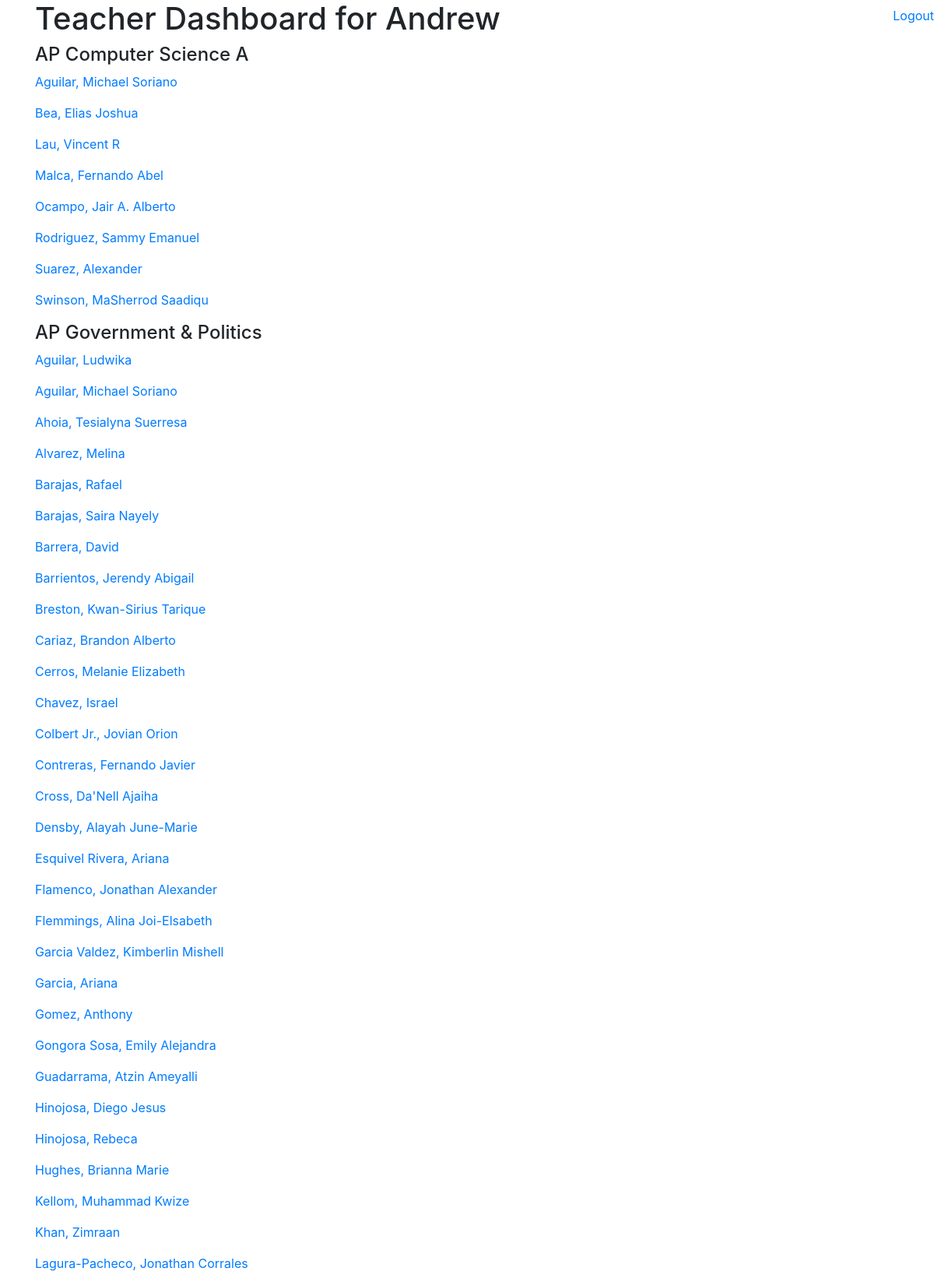
The app's page /teacher/dashboard/ (signed in, upper part) with its own data.
### main/models.py (models this page shows, shortened)
class CustomUser(AbstractUser):
    username = None
    email = models.EmailField(_('email address'), unique=True)
    is_teacher = models.BooleanField(default=False)
    is_student = models.BooleanField(default=False)
    is_parent = models.BooleanField(default=False)
    USERNAME_FIELD = 'email'
    REQUIRED_FIELDS = []
    class Meta:
        ordering = ['last_name']
    objects = CustomUserManager()
    def __str__(self):
        return self.email

class Course(models.Model):
    title = models.CharField(max_length=75)
    section = models.CharField(max_length=20, null=True)
    teacher = models.ForeignKey(settings.AUTH_USER_MODEL, related_name='course_teacher', on_delete=models.CASCADE, null=True)
    secondary_instructor = models.ForeignKey(settings.AUTH_USER_MODEL, related_name='secondary_teacher', on_delete=models.CASCADE, blank=True, null=True)
    term = models.CharField(max_length=10, null=True, blank=True)
    credit_hours = models.FloatField(null=True)
    description = models.TextField(max_length=None, null=True, blank=True)
    start_date = models.DateField( auto_now_add=True, null=True)
    end_date = models.DateField( auto_now_add=True, null=True)
    class Meta:
        ordering = ['title']

### student/models.py (models this page shows, shortened)
class Student(models.Model):
    RACE_CHOICES = [
        ('american_indian_or_alaska_native', 'American Indian or Alaska Native'),
        ('asian', 'Asian'),
        ('black', 'Black'),
        ('latinx', 'Latinx'),
        ('native_hawaiian_or_pacific_islander', 'Native Hawaiin or Pacific Islander'),
        ('white', 'White'),
        ('other', 'Other')
    ]
    ELL_CHOICES = [
        ('EO', 'EO'),
        ('EL', 'EL'),
        ('RFEP', 'RFEP'),
        ('IFEP', 'IFEP'),
        ('N/A', 'N/A')
    ]
    user = models.OneToOneField(settings.AUTH_USER_MODEL, related_name='student', on_delete=models.CASCADE, null=True)
    grade_level = models.IntegerField(max_length=None, null=True)
    profile_img = models.ImageField(default='default.jpg', upload_to='profile_imgs')
    calstudentID = models.IntegerField(max_length=None, null=True)
    is_iep = models.BooleanField(default=False, null=True) # The IEP, Individualized Education Program,
    ell_status = models.CharField(max_length=50, null=True, choices=ELL_CHOICES) #ELL, English Language Learner
    on_reduced_lunch = models.BooleanField(default=False, null=True) #Some students who qualify for reduced lunch
    race = models.CharField(max_length=50, null=True, choices=RACE_CHOICES)
    courses = models.ManyToManyField(Course)
    def __str__(self):
        return f'{self.user} Profile'

### teacher/views.py (the view)
# urls.py: path('dashboard/', StudentListView.as_view(), name='teacher-dashboard'),
class StudentListView(ListView):
    model = Student
    template_name = 'teacher/dashboard.html'
    context_object_name = 'roster'
    def get_queryset(self):
        roster = {}
        courses = Course.objects.filter(teacher=self.request.user).all()
        for course in courses:
            students = Student.objects.filter(courses__id=course.id).all()
            roster[str(course.title)] = students
        return roster
    def get_context_data(self, **kwargs):
        context = super().get_context_data(**kwargs)
        context['first_name'] = self.request.user.get_short_name()
        return context

### teacher/templates/teacher/dashboard.html
{% extends 'main/base.html' %}
{% block content %}
    <h1>Teacher Dashboard for {{ first_name }}</h1>
    {% for class, students in roster.items %}
        <h4>{{ class }}</h4>
        {% for student in students %}
            <a href="{% url 'student-detail' student.id %}"><p>{{ student.user.last_name }}, {{ student.user.first_name }}</p></a>
        {% endfor %}
    {% endfor %}
{% endblock %}

### records on screen
CustomUser: first_name "Andrew"
Course: roster "AP Computer Science A"
Student: user.last_name "Aguilar", user.first_name "Michael Soriano"
Student: user.last_name "Bea", user.first_name "Elias Joshua"
Student: user.last_name "Lau", user.first_name "Vincent R"
Student: user.last_name "Malca", user.first_name "Fernando Abel"
Student: user.last_name "Ocampo", user.first_name "Jair A. Alberto"
Student: user.last_name "Rodriguez", user.first_name "Sammy Emanuel"
Student: user.last_name "Suarez", user.first_name "Alexander"
Student: user.last_name "Swinson", user.first_name "MaSherrod Saadiqu"
Course: roster "AP Government & Politics"
Student: user.last_name "Aguilar", user.first_name "Ludwika"
Student: user.last_name "Ahoia", user.first_name "Tesialyna Suerresa"
Student: user.last_name "Alvarez", user.first_name "Melina"
Student: user.last_name "Barajas", user.first_name "Rafael"
Student: user.last_name "Barajas", user.first_name "Saira Nayely"
Student: user.last_name "Barrera", user.first_name "David"
Student: user.last_name "Barrientos", user.first_name "Jerendy Abigail"
Student: user.last_name "Breston", user.first_name "Kwan-Sirius Tarique"
Student: user.last_name "Cariaz", user.first_name "Brandon Alberto"
Student: user.last_name "Cerros", user.first_name "Melanie Elizabeth"
Student: user.last_name "Chavez", user.first_name "Israel"
Student: user.last_name "Colbert Jr.", user.first_name "Jovian Orion"
Student: user.last_name "Contreras", user.first_name "Fernando Javier"
Student: user.last_name "Cross", user.first_name "Da'Nell Ajaiha"
Student: user.last_name "Densby", user.first_name "Alayah June-Marie"
Student: user.last_name "Esquivel Rivera", user.first_name "Ariana"
Student: user.last_name "Flamenco", user.first_name "Jonathan Alexander"
Student: user.last_name "Flemmings", user.first_name "Alina Joi-Elsabeth"
Student: user.last_name "Garcia Valdez", user.first_name "Kimberlin Mishell"
Student: user.last_name "Garcia", user.first_name "Ariana"
Student: user.last_name "Gomez", user.first_name "Anthony"
Student: user.last_name "Gongora Sosa", user.first_name "Emily Alejandra"
Student: user.last_name "Guadarrama", user.first_name "Atzin Ameyalli"
Student: user.last_name "Hinojosa", user.first_name "Diego Jesus"
Student: user.last_name "Hinojosa", user.first_name "Rebeca"
Student: user.last_name "Hughes", user.first_name "Brianna Marie"
Student: user.last_name "Kellom", user.first_name "Muhammad Kwize"
Student: user.last_name "Khan", user.first_name "Zimraan"
Student: user.last_name "Lagura-Pacheco", user.first_name "Jonathan Corrales"
